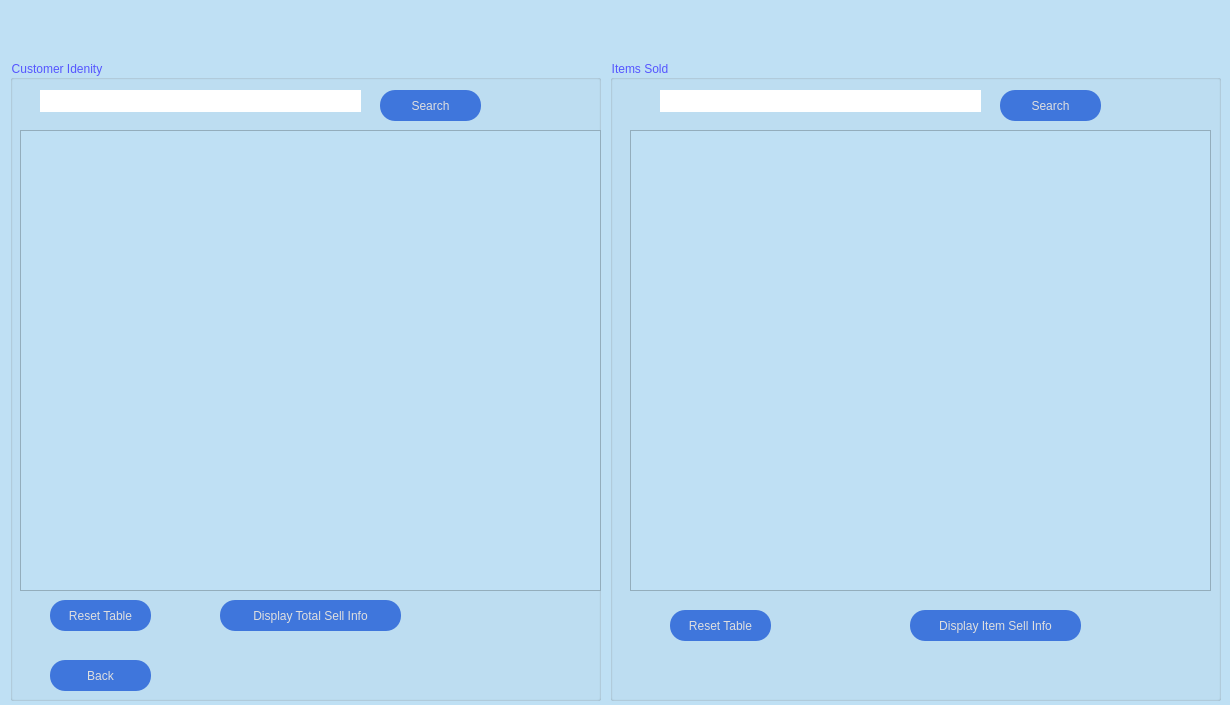
<?xml version="1.0" encoding="UTF-8"?>
<ui version="4.0">
 <class>detailsdisplay</class>
 <widget class="QDialog" name="detailsdisplay">
  <property name="geometry">
   <rect>
    <x>0</x>
    <y>0</y>
    <width>1230</width>
    <height>705</height>
   </rect>
  </property>
  <property name="windowTitle">
   <string>Sell Details</string>
  </property>
  <property name="styleSheet">
   <string notr="true">background-color: #bfe0f4;</string>
  </property>
  <widget class="QGroupBox" name="groupBox_1">
   <property name="geometry">
    <rect>
     <x>10</x>
     <y>60</y>
     <width>591</width>
     <height>641</height>
    </rect>
   </property>
   <property name="styleSheet">
    <string notr="true">color:rgb(85, 85, 255);</string>
   </property>
   <property name="title">
    <string>Customer Idenity</string>
   </property>
   <widget class="QTableView" name="tableView">
    <property name="geometry">
     <rect>
      <x>10</x>
      <y>70</y>
      <width>581</width>
      <height>461</height>
     </rect>
    </property>
   </widget>
   <widget class="QPushButton" name="pushButton">
    <property name="geometry">
     <rect>
      <x>40</x>
      <y>600</y>
      <width>101</width>
      <height>31</height>
     </rect>
    </property>
    <property name="styleSheet">
     <string notr="true">QPushButton{
background:#3f76dc;
border-radius:15px;
color:rgb(223, 223, 223);
}
QPushButton:hover{
color:red;
border-radius:15px;
background:#333;

}</string>
    </property>
    <property name="text">
     <string>Back</string>
    </property>
   </widget>
   <widget class="QPushButton" name="pushButton_2">
    <property name="geometry">
     <rect>
      <x>210</x>
      <y>540</y>
      <width>181</width>
      <height>31</height>
     </rect>
    </property>
    <property name="styleSheet">
     <string notr="true">QPushButton{
background:#3f76dc;
border-radius:15px;
color:rgb(223, 223, 223);
}
QPushButton:hover{
color:red;
border-radius:15px;
background:#333;

}</string>
    </property>
    <property name="text">
     <string>Display Total Sell Info</string>
    </property>
   </widget>
   <widget class="QLineEdit" name="lineEdit_search">
    <property name="geometry">
     <rect>
      <x>30</x>
      <y>30</y>
      <width>321</width>
      <height>22</height>
     </rect>
    </property>
    <property name="styleSheet">
     <string notr="true">background-color: rgb(255, 255, 255);

border-radius:15px;</string>
    </property>
   </widget>
   <widget class="QPushButton" name="pushButton_search">
    <property name="geometry">
     <rect>
      <x>370</x>
      <y>30</y>
      <width>101</width>
      <height>31</height>
     </rect>
    </property>
    <property name="styleSheet">
     <string notr="true">QPushButton{
background:#3f76dc;
border-radius:15px;
color:rgb(223, 223, 223);
}
QPushButton:hover{
color:red;
border-radius:15px;
background:#333;

}</string>
    </property>
    <property name="text">
     <string>Search</string>
    </property>
   </widget>
   <widget class="QPushButton" name="pushButton_reset">
    <property name="geometry">
     <rect>
      <x>40</x>
      <y>540</y>
      <width>101</width>
      <height>31</height>
     </rect>
    </property>
    <property name="styleSheet">
     <string notr="true">QPushButton{
background:#3f76dc;
border-radius:15px;
color:rgb(223, 223, 223);
}
QPushButton:hover{
color:red;
border-radius:15px;
background:#333;

}</string>
    </property>
    <property name="text">
     <string>Reset Table</string>
    </property>
   </widget>
  </widget>
  <widget class="QGroupBox" name="groupBox_2">
   <property name="geometry">
    <rect>
     <x>610</x>
     <y>60</y>
     <width>611</width>
     <height>641</height>
    </rect>
   </property>
   <property name="styleSheet">
    <string notr="true">color:rgb(85, 85, 255);</string>
   </property>
   <property name="title">
    <string>Items Sold</string>
   </property>
   <widget class="QTableView" name="tableView_2">
    <property name="geometry">
     <rect>
      <x>20</x>
      <y>70</y>
      <width>581</width>
      <height>461</height>
     </rect>
    </property>
   </widget>
   <widget class="QPushButton" name="pushButton_4">
    <property name="geometry">
     <rect>
      <x>300</x>
      <y>550</y>
      <width>171</width>
      <height>31</height>
     </rect>
    </property>
    <property name="styleSheet">
     <string notr="true">QPushButton{
background:#3f76dc;
border-radius:15px;
color:rgb(223, 223, 223);
}
QPushButton:hover{
color:red;
border-radius:15px;
background:#333;

}</string>
    </property>
    <property name="text">
     <string>Display Item Sell Info</string>
    </property>
   </widget>
   <widget class="QLineEdit" name="lineEdit_search2">
    <property name="geometry">
     <rect>
      <x>50</x>
      <y>30</y>
      <width>321</width>
      <height>22</height>
     </rect>
    </property>
    <property name="styleSheet">
     <string notr="true">background-color: rgb(255, 255, 255);

border-radius:15px;</string>
    </property>
   </widget>
   <widget class="QPushButton" name="pushButton_search2">
    <property name="geometry">
     <rect>
      <x>390</x>
      <y>30</y>
      <width>101</width>
      <height>31</height>
     </rect>
    </property>
    <property name="styleSheet">
     <string notr="true">QPushButton{
background:#3f76dc;
border-radius:15px;
color:rgb(223, 223, 223);
}
QPushButton:hover{
color:red;
border-radius:15px;
background:#333;

}</string>
    </property>
    <property name="text">
     <string>Search</string>
    </property>
   </widget>
   <widget class="QPushButton" name="pushButton_reset_2">
    <property name="geometry">
     <rect>
      <x>60</x>
      <y>550</y>
      <width>101</width>
      <height>31</height>
     </rect>
    </property>
    <property name="styleSheet">
     <string notr="true">QPushButton{
background:#3f76dc;
border-radius:15px;
color:rgb(223, 223, 223);
}
QPushButton:hover{
color:red;
border-radius:15px;
background:#333;

}</string>
    </property>
    <property name="text">
     <string>Reset Table</string>
    </property>
   </widget>
  </widget>
 </widget>
 <resources/>
 <connections/>
</ui>
